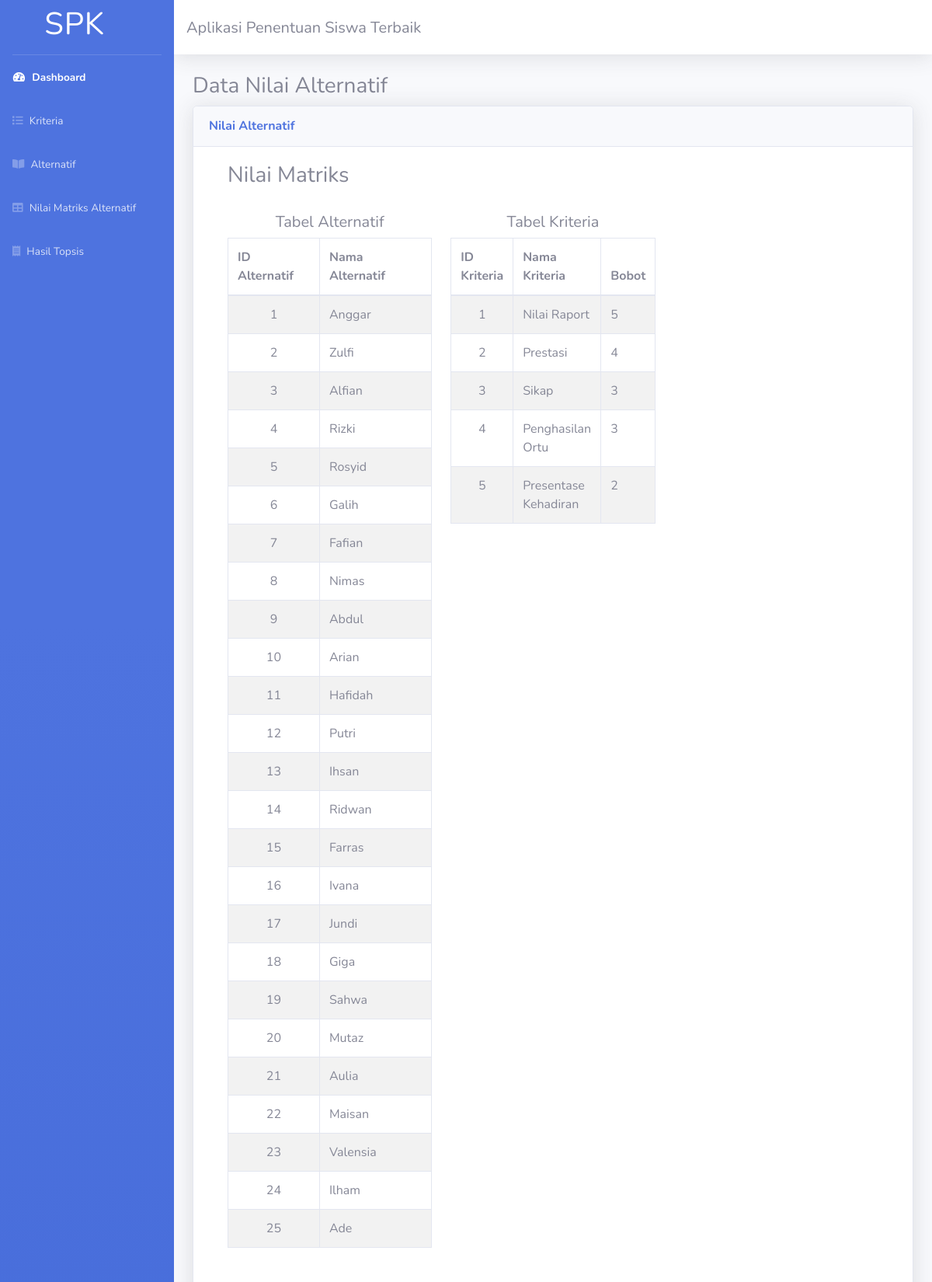
Screenshot of /Presentasi/main/index.php?page=tampil_matriks (upper part) with the database file from the repository.
### tables this page shows
CREATE TABLE `tab_alternatif` (
  `id_alternatif` int(11) NOT NULL,
  `nama_alternatif` varchar(50) NOT NULL
);

CREATE TABLE `tab_kriteria` (
  `id_kriteria` varchar(10) NOT NULL,
  `nama_kriteria` varchar(50) NOT NULL,
  `bobot` float NOT NULL,
  `status` varchar(20) NOT NULL
);

### Presentasi/main/matriks/tampil.php (the view, shortened to what this page needs)
 <?php
 include "../koneksi.php";
  ?>
  <h3>Data Nilai Alternatif</h3>
 <div class="card shadow mb-4">
    <div class="card-header py-3">
        <h6 class="m-0 font-weight-bold text-primary">Nilai Alternatif</h6>
    </div>
    <div class="card-body">
          <div class="container">
      <div class="row">
        <div class="col-lg-12">
          <div class="panel panel-default">
            <div class="panel-heading text-center ">
              <h3 style="text-align:left">Nilai Matriks</h3>
              <br>
            </div>
            <div class="panel-body">
              <div class="row">
                <div class="col-xs-6 col-md-4">
                  <div class="panel panel-default">
                    <div class="panel-heading text-center">
                      <h5>Tabel Alternatif</h5>
                    </div>
                    <div class="panel-body">
                      <div class="row">
                        <div class="col-lg-12">
                          <?php
                           $sql = $koneksi->query('SELECT * FROM tab_alternatif ORDER BY id_alternatif ASC');
                           ?>
                          <table class="table table-striped table-bordered table-hover">
                            <thead>
                              <tr>
                                <th>ID Alternatif</th>
                                <th>Nama Alternatif</th>
                              </tr>
                            </thead>
                            <tbody>
                              <?php
                              while ($row = $sql->fetch_array()) {
                                echo ("<tr><td align=\"center\">".$row[0]."</td>");
                                echo ("<td align=\"left\">".$row[1]."</td>");
                                echo "</tr>";
                              }
                               ?>
                            </tbody>
                          </table>
                        </div>
                      </div>
                    </div>
                  </div>
                </div>
                <div class="col-xs-6 col-md-4">
                  <div class="panel panel-default">
                    <div class="panel-heading text-center">
                     <h5> Tabel Kriteria</h5>
                    </div>
                    <div class="panel-body">
                      <div class="row">
                        <div class="col-lg-12">
                          <?php
                          $sql = $koneksi->query('SELECT * FROM tab_kriteria');
                           ?>
                          <table class="table table-striped table-bordered table-hover">
                            <thead>
                              <tr>
                                <th>ID Kriteria</th>
                                <th>Nama Kriteria</th>
                                <th>Bobot</th>
                              </tr>
                            </thead>
                            <tbody>
                              <?php
                              while ($row = $sql->fetch_array()) {
                                echo ("<tr><td align=\"center\">".$row[0]."</td>");
                                echo ("<td align=\"left\">".$row[1]."</td>");
                                echo ("<td align=\"left\">".$row[2]."</td>");
                                echo "</tr>";
                              }
                               ?>
                            </tbody>
                          </table>
                        </div>
                      </div>
                    </div>
                  </div>
                </div>
              </div>
            </div>
          </div>
        </div>
        </div>
        <br><br>
    </div>
</div>

### rows the page displays
tab_alternatif: id_alternatif "1", nama_alternatif "Anggar"
tab_alternatif: id_alternatif "2", nama_alternatif "Zulfi"
tab_alternatif: id_alternatif "3", nama_alternatif "Alfian"
tab_alternatif: id_alternatif "4", nama_alternatif "Rizki"
tab_alternatif: id_alternatif "5", nama_alternatif "Rosyid"
tab_alternatif: id_alternatif "6", nama_alternatif "Galih"
tab_alternatif: id_alternatif "7", nama_alternatif "Fafian"
tab_alternatif: id_alternatif "8", nama_alternatif "Nimas"
tab_alternatif: id_alternatif "9", nama_alternatif "Abdul"
tab_alternatif: id_alternatif "10", nama_alternatif "Arian"
tab_alternatif: id_alternatif "11", nama_alternatif "Hafidah"
tab_alternatif: id_alternatif "12", nama_alternatif "Putri"
tab_alternatif: id_alternatif "13", nama_alternatif "Ihsan"
tab_alternatif: id_alternatif "14", nama_alternatif "Ridwan"
tab_alternatif: id_alternatif "15", nama_alternatif "Farras"
tab_alternatif: id_alternatif "16", nama_alternatif "Ivana"
tab_alternatif: id_alternatif "17", nama_alternatif "Jundi"
tab_alternatif: id_alternatif "18", nama_alternatif "Giga"
tab_alternatif: id_alternatif "19", nama_alternatif "Sahwa"
tab_alternatif: id_alternatif "20", nama_alternatif "Mutaz"
tab_alternatif: id_alternatif "21", nama_alternatif "Aulia"
tab_alternatif: id_alternatif "22", nama_alternatif "Maisan"
tab_alternatif: id_alternatif "23", nama_alternatif "Valensia"
tab_alternatif: id_alternatif "24", nama_alternatif "Ilham"
tab_alternatif: id_alternatif "25", nama_alternatif "Ade"
tab_kriteria: id_kriteria "1", nama_kriteria "Nilai Raport", bobot "5"
tab_kriteria: id_kriteria "2", nama_kriteria "Prestasi", bobot "4"
tab_kriteria: id_kriteria "3", nama_kriteria "Sikap", bobot "3"
tab_kriteria: id_kriteria "4", nama_kriteria "Penghasilan Ortu", bobot "3"
tab_kriteria: id_kriteria "5", nama_kriteria "Presentase Kehadiran", bobot "2"
